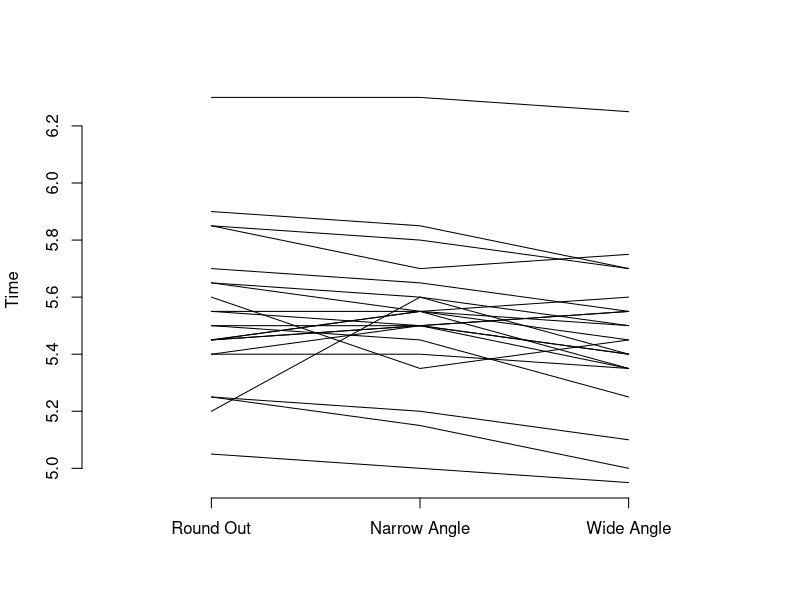

Here is the R script that generated this plot:
library(coin)


### Name: SymmetryTests
### Title: Symmetry Tests
### Aliases: sign_test sign_test.formula sign_test.SymmetryProblem
###   wilcoxsign_test wilcoxsign_test.formula
###   wilcoxsign_test.SymmetryProblem friedman_test friedman_test.formula
###   friedman_test.SymmetryProblem quade_test quade_test.formula
###   quade_test.SymmetryProblem
### Keywords: htest

### ** Examples

## Example data from ?wilcox.test
y1 <- c(1.83,  0.50,  1.62,  2.48, 1.68, 1.88, 1.55, 3.06, 1.30)
y2 <- c(0.878, 0.647, 0.598, 2.05, 1.06, 1.29, 1.06, 3.14, 1.29)

## One-sided exact sign test
(st <- sign_test(y1 ~ y2, distribution = "exact",
                 alternative = "greater"))
midpvalue(st) # mid-p-value

## One-sided exact Wilcoxon signed-rank test
(wt <- wilcoxsign_test(y1 ~ y2, distribution = "exact",
                       alternative = "greater"))
statistic(wt, type = "linear")
midpvalue(wt) # mid-p-value

## Comparison with R's wilcox.test() function
wilcox.test(y1, y2, paired = TRUE, alternative = "greater")


## Data with explicit group and block information
dta <- data.frame(y = c(y1, y2), x = gl(2, length(y1)),
                  block = factor(rep(seq_along(y1), 2)))

## For two samples, the sign test is equivalent to the Friedman test...
sign_test(y ~ x | block, data = dta, distribution = "exact")
friedman_test(y ~ x | block, data = dta, distribution = "exact")

## ...and the signed-rank test is equivalent to the Quade test
wilcoxsign_test(y ~ x | block, data = dta, distribution = "exact")
quade_test(y ~ x | block, data = dta, distribution = "exact")


## Comparison of three methods ("round out", "narrow angle", and "wide angle")
## for rounding first base.
## Hollander and Wolfe (1999, p. 274, Tab. 7.1)
rounding <- data.frame(
    times = c(5.40, 5.50, 5.55,
              5.85, 5.70, 5.75,
              5.20, 5.60, 5.50,
              5.55, 5.50, 5.40,
              5.90, 5.85, 5.70,
              5.45, 5.55, 5.60,
              5.40, 5.40, 5.35,
              5.45, 5.50, 5.35,
              5.25, 5.15, 5.00,
              5.85, 5.80, 5.70,
              5.25, 5.20, 5.10,
              5.65, 5.55, 5.45,
              5.60, 5.35, 5.45,
              5.05, 5.00, 4.95,
              5.50, 5.50, 5.40,
              5.45, 5.55, 5.50,
              5.55, 5.55, 5.35,
              5.45, 5.50, 5.55,
              5.50, 5.45, 5.25,
              5.65, 5.60, 5.40,
              5.70, 5.65, 5.55,
              6.30, 6.30, 6.25),
    methods = factor(rep(1:3, 22),
                     labels = c("Round Out", "Narrow Angle", "Wide Angle")),
    block = gl(22, 3)
)

## Asymptotic Friedman test
friedman_test(times ~ methods | block, data = rounding)

## Parallel coordinates plot
with(rounding, {
    matplot(t(matrix(times, ncol = 3, byrow = TRUE)),
            type = "l", lty = 1, col = 1, ylab = "Time", xlim = c(0.5, 3.5),
            axes = FALSE)
    axis(1, at = 1:3, labels = levels(methods))
    axis(2)
})

## Where do the differences come from?
## Wilcoxon-Nemenyi-McDonald-Thompson test (Hollander and Wolfe, 1999, p. 295)
## Note: all pairwise comparisons
(st <- symmetry_test(times ~ methods | block, data = rounding,
                     ytrafo = function(data)
                         trafo(data, numeric_trafo = rank_trafo,
                               block = rounding$block),
                     xtrafo = mcp_trafo(methods = "Tukey")))

## Simultaneous test of all pairwise comparisons
## Wide Angle vs. Round Out differ (Hollander and Wolfe, 1999, p. 296)
pvalue(st, method = "single-step") # subset pivotality is violated


## Strength Index of Cotton
## Hollander and Wolfe (1999, p. 286, Tab. 7.5)
cotton <- data.frame(
    strength = c(7.46, 7.17, 7.76, 8.14, 7.63,
                 7.68, 7.57, 7.73, 8.15, 8.00,
                 7.21, 7.80, 7.74, 7.87, 7.93),
    potash = ordered(rep(c(144, 108, 72, 54, 36), 3),
                     levels = c(144, 108, 72, 54, 36)),
    block = gl(3, 5)
)

## One-sided asymptotic Page test
friedman_test(strength ~ potash | block, data = cotton, alternative = "greater")

## One-sided approximative (Monte Carlo) Page test
friedman_test(strength ~ potash | block, data = cotton, alternative = "greater",
              distribution = approximate(B = 10000))


## Data from Quade (1979, p. 683)
dta <- data.frame(
    y = c(52, 45, 38,
          63, 79, 50,
          45, 57, 39,
          53, 51, 43,
          47, 50, 56,
          62, 72, 49,
          49, 52, 40),
     x = factor(rep(LETTERS[1:3], 7)),
     b = factor(rep(1:7, each = 3))
)

## Approximative (Monte Carlo) Friedman test
## Quade (1979, p. 683)
friedman_test(y ~ x | b, data = dta,
              distribution = approximate(B = 10000)) # chi^2 = 6.000

## Approximative (Monte Carlo) Quade test
## Quade (1979, p. 683)
(qt <- quade_test(y ~ x | b, data = dta,
                  distribution = approximate(B = 10000))) # W = 8.157

## Comparison with R's quade.test() function
quade.test(y ~ x | b, data = dta)

## quade.test() uses an F-statistic
b <- nlevels(qt@statistic@block)
A <- sum(qt@statistic@y^2)
B <- sum(statistic(qt, type = "linear")^2) / b
(b - 1) * B / (A - B) # F = 8.3765
